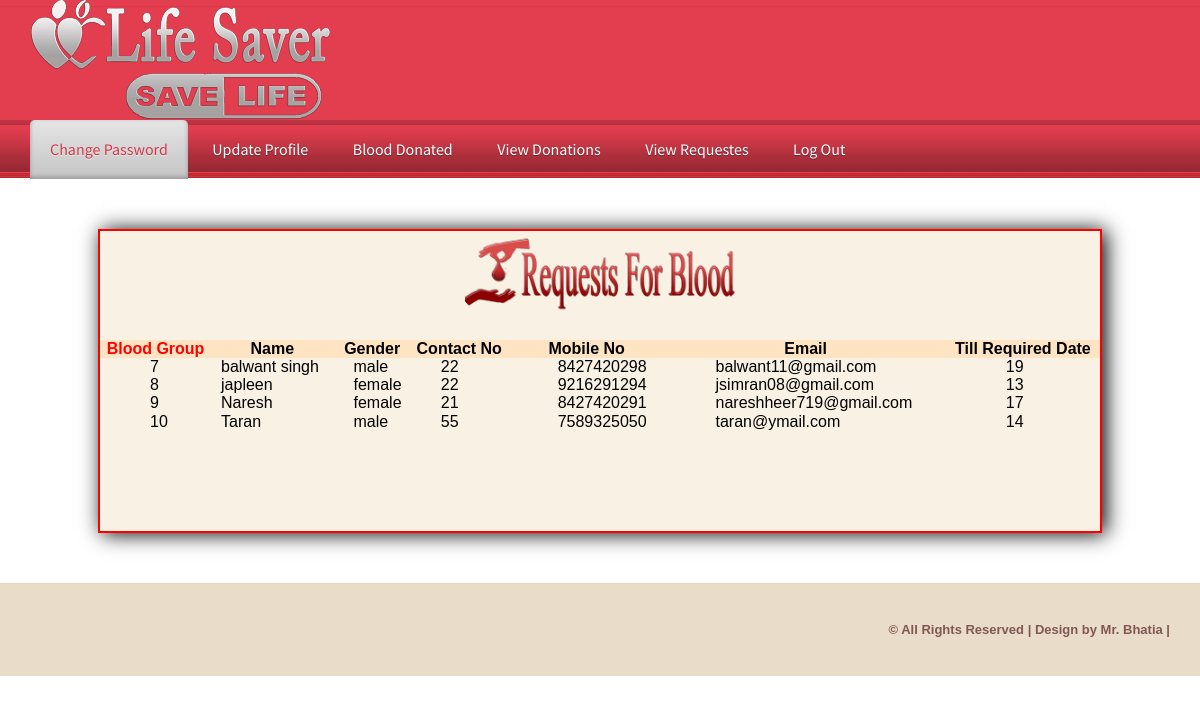
Page /donor/viewrequest.php (signed in) on the committed database.
### tables this page shows
CREATE TABLE `requestes` (
  `req_id` int(100) NOT NULL,
  `name` varchar(100) NOT NULL,
  `gender` varchar(100) NOT NULL,
  `age` varchar(100) NOT NULL,
  `mobile` varchar(100) NOT NULL,
  `email` varchar(100) NOT NULL,
  `bgroup` int(100) NOT NULL,
  `reqdate` datetime NOT NULL,
  `detail` varchar(500) NOT NULL
);

### donor/viewrequest.php (the view, shortened to what this page needs)
<!DOCTYPE html PUBLIC "-//W3C//DTD XHTML 1.0 Transitional//EN" "http://www.w3.org/TR/xhtml1/DTD/xhtml1-transitional.dtd">
<html xmlns="http://www.w3.org/1999/xhtml">
<head>
<link href="css/lightbox.css" rel="stylesheet" />
    <link href="StyleSheet.css" rel="stylesheet" type="text/css" />
<link href="css/style.css" rel="stylesheet" type="text/css" media="all" />
<link href="css/flexslider.css" rel="stylesheet" type="text/css" media="all" />
</head>
<body>
<?php include('function.php'); ?>
 <div class="h_bg">
<div class="wrap">
<div class="header">
		<div class="logo">
			<h1><a href="index.php"><img src="Images/logo.png" alt=""></a></h1>
		</div>
	</div>
</div>
</div>
<div class="nav_bg">
<div class="wrap">
	<ul class="nav">
			<li class="active"><a href="chngpwd.php">Change Password</a></li>
			<li><a href="updateprofile.php">Update Profile</a></li>
			<li><a href="blooddonated.php">Blood Donated</a></li>
            <li><a href="viewdonations.php">View Donations</a></li>
            <li><a href="viewrequest.php">View Requestes</a></li>
            <li><a href="logout.php">log Out</a></li>
            </ul>
	</div>
<div style="height:300px; width:1000px; margin:auto; margin-top:50px; margin-bottom:50px; background-color:#f8f1e4; border:2px solid red; box-shadow:4px 1px 20px black;">
     <form method="post" enctype="multipart/form-data">
 <table cellpadding="20" cellspacing="20" width="1000px" height="200px"  style="margin:auto" >
   <tr><td colspan="7" align="center"><img src="Images/brequest.png" height="90px" /></td></tr>
   <tr><td>&nbsp;</td><td>&nbsp;</td></tr>
 <tr style="background-color:bisque" align="center" class="bold">
             <td class="bold" style="color:red"  >Blood Group</td><td align="center">Name</td><td align="center">Gender</td><td align="center">Contact No</td><td align="center">Mobile No</td><td align="center">Email</td>
            <td align="center">Till Required Date</td>
        </tr>
<?php
$cn=mysqli_connect("localhost","root","","bloodbank");
$s="select * from requestes";
	$result=mysqli_query($cn,$s);
	while($data=mysqli_fetch_array($result))
	{
				echo"<tr><td  style=' padding-left:50px'>$data[0]</td><td  style=' padding-left:10px'>$data[1]</td><td  style=' padding-left:20px'>$data[2]</td><td  style=' padding-left:30px'>$data[3]</td><td  style=' padding-left:50px'>$data[4]</td><td  style=' padding-left:50px'>$data[5]</td><td  style=' padding-left:60px'>$data[6]</td></tr>";
			}
			?>
</table>
</form>
        </div>
<div class="ftr-bg">
<div class="wrap">
<div class="footer">
		<div class="copy">
			<p class="title">© All Rights Reserved | Design by Mr. Bhatia |</p>
		</div>
</div>
</div>
</div>
</body>
</html>

### donor/css/lightbox.css (style rules this page uses)
body:after { content: url(../img/close.png) url(../img/loading.gif) url(../img/prev.png) url(../img/next.png); display: none; }

### StyleSheet.css (style rules this page uses)
.title { font-weight: bold; color: #805752; font-size: 16px; text-align: left; padding-left: 20px; }
.bold { font-weight: bold; }

### donor/css/style.css (style rules this page uses)
html,body,div,span,applet,object,iframe,h1,h2,h3,h4,h5,h6,p,blockquote,pre,a,abbr,acronym,address,big,cite,code,del,dfn,em,img,ins,kbd,q,s,samp,small,strike,strong,sub,sup,tt,var,b,u,i,dl,dt,dd,ol,nav ul,nav li,fieldset,form,label,legend,table,caption,tbody,tfoot,thead,tr,th,td,article,aside,canvas,details,embed,figure,figcaption,footer,header,hgroup,menu,nav,output,ruby,section,summary,time,mark,audio,video { margin:0;padding:0;border:0;font-size:100%;font:inherit;vertical-align:baseline; }
ol,ul { list-style:none;margin:0;padding:0; }
table { border-collapse:collapse;border-spacing:0; }
a { text-decoration:none; }
img { max-width:100%; }
body { font-family: Arial, Geneva,Helvetica, sans-serif; font-size: 100%; }
.wrap { margin:0 auto; width:80%; }
.h_bg { background: url('../images/h_bg.png') repeat-x ; }
.nav_bg { background: url('../images/nav_bg.png') center 0 repeat-x #CF797E; height:58px; }
.nav li { display:inline-block; }
.nav li a { font-family: 'Source Sans Pro', sans-serif; line-height:1.8em; display:block; text-decoration:none; font-weight:normal; color:#ffffff; padding:15px 20px; font-size: 1em; text-transform: capitalize; text-shadow: 0 1px 0 #5C2830; letter-spacing:0px; }
.nav li.active a { text-shadow: 0 1px 0 #EBEBEB; color:#D13949; background: #E5E5E5; background: -moz-linear-gradient(top, #E5E5E5 0%, #C4C4C4 100%); background: -webkit-gradient(linear, left top, left bottom, color-stop(0%,#E5E5E5), color-stop(100%,#C4C4C4)); filter: progid:DXImageTransform.Microsoft.gradient( startColorstr='#E5E5E5', endColorstr='#C4C4C4',GradientType=0 ); -moz-border-radius:5px 5px 0 0; -webkit-border-radius:5px 5px 0 0; border-radius:5px 5px 0 0; box-shadow: inset 0px -2px 4px #9C9797; -webkit-box-shadow: inset 0px -2px 4px #9C9797; -moz-box-shadow: inset 0px -2px 4px #9C9797; -o-box-shadow: inset 0px -2px 4px #9C9797; }
.ftr-bg { background: #E9DCC9; border-top: 1px solid rgba(214, 195, 167, 0.34); }
.footer { padding:3% 0; }
.copy { float: right; }
.copy p { color: #805752; font-size: 0.8125em; line-height: 1.8em; }
@media only screen and (max-width: 1280px) { .wrap { width:95%; } }

### rows in the picture
requestes: req_id "7", name "balwant singh", gender "male", age "22", mobile "8427420298", email "balwant11@gmail.com", bgroup "19"
requestes: req_id "8", name "japleen", gender "female", age "22", mobile "9216291294", email "jsimran08@gmail.com", bgroup "13"
requestes: req_id "9", name "Naresh", gender "female", age "21", mobile "8427420291", email "nareshheer719@gmail.com", bgroup "17"
requestes: req_id "10", name "Taran", gender "male", age "55", mobile "7589325050", email "taran@ymail.com", bgroup "14"
